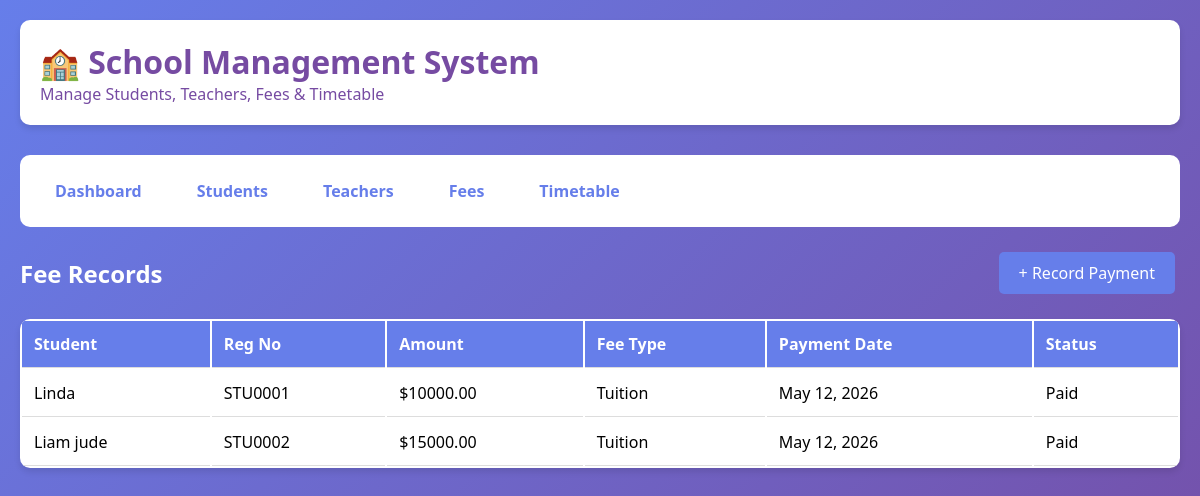
The page /fees/ on the database its author committed.
### core/models.py (models this page shows, shortened)
class Fee(models.Model):
    FEE_TYPES = [
        ('Tuition', 'Tuition Fee'),
        ('Exam', 'Exam Fee'),
        ('Library', 'Library Fee'),
        ('Sports', 'Sports Fee'),
    ]
    student = models.ForeignKey(Student, on_delete=models.CASCADE)
    amount = models.DecimalField(max_digits=10, decimal_places=2)
    fee_type = models.CharField(max_length=50, choices=FEE_TYPES)
    payment_date = models.DateField(auto_now_add=True)
    status = models.CharField(max_length=20, default='Paid')

class Student(models.Model):
    registration_number = models.CharField(max_length=20, unique=True)
    name = models.CharField(max_length=100)
    class_name = models.CharField(max_length=10)
    section = models.CharField(max_length=5, blank=True)
    parent_contact = models.CharField(max_length=15)
    address = models.TextField(blank=True)
    registration_date = models.DateField(auto_now_add=True)

### core/views.py (the view)
# urls.py: path('fees/', views.fee_list, name='fee_list'),
def fee_list(request):
    fees = Fee.objects.select_related('student').all().order_by('-payment_date')
    return render(request, 'core/fee_list.html', {'fees': fees})

### core/templates/core/fee_list.html
{% extends 'core/base.html' %}
{% block content %}
<div style="display: flex; justify-content: space-between; align-items: center; margin-bottom: 20px;">
    <h2 style="color: white;">Fee Records</h2>
    <a href="{% url 'fee_create' %}" class="btn">+ Record Payment</a>
</div>
<table>
    <thead>
        <tr><th>Student</th><th>Reg No</th><th>Amount</th><th>Fee Type</th><th>Payment Date</th><th>Status</th></tr>
    </thead>
    <tbody>
        {% for fee in fees %}
        <tr>
            <td>{{ fee.student.name }}</td>
            <td>{{ fee.student.registration_number }}</td>
            <td>${{ fee.amount }}</td>
            <td>{{ fee.fee_type }}</td>
            <td>{{ fee.payment_date }}</td>
            <td>{{ fee.status }}</td>
        </tr>
        {% empty %}
        <tr><td colspan="6">No fee records found.</td></tr>
        {% endfor %}
    </tbody>
</table>
{% endblock %}

### core/templates/core/base.html (shortened to what this page needs)
<!DOCTYPE html>
<html lang="en">
<head>
</head>
<body>
    <div class="container">
        <header>
            <h1>🏫 School Management System</h1>
            <p>Manage Students, Teachers, Fees & Timetable</p>
        </header>
        <nav>
            <a href="{% url 'index' %}">Dashboard</a>
            <a href="{% url 'student_list' %}">Students</a>
            <a href="{% url 'teacher_list' %}">Teachers</a>
            <a href="{% url 'fee_list' %}">Fees</a>
            <a href="{% url 'timetable' %}">Timetable</a>
        </nav>
        {% block content %}{% endblock %}
    </div>
</body>
</html>

### core/templates/core/base.html (style rules this page uses)
* { margin: 0; padding: 0; box-sizing: border-box; }
body { font-family: 'Segoe UI', Tahoma, Geneva, Verdana, sans-serif; background: linear-gradient(135deg, #667eea 0%, #764ba2 100%); min-height: 100vh; }
.container { max-width: 1400px; margin: 0 auto; padding: 20px; }
header { background: white; color: #764ba2; padding: 20px; border-radius: 10px; margin-bottom: 30px; box-shadow: 0 4px 6px rgba(0,0,0,0.1); }
nav { background: white; padding: 15px; border-radius: 10px; margin-bottom: 20px; display: flex; gap: 15px; flex-wrap: wrap; }
nav a { color: #667eea; text-decoration: none; padding: 10px 20px; border-radius: 5px; transition: all 0.3s; font-weight: bold; }
.btn { display: inline-block; padding: 10px 20px; background: #667eea; color: white; text-decoration: none; border-radius: 5px; border: none; cursor: pointer; margin: 5px; }
table { width: 100%; background: white; border-radius: 10px; overflow: hidden; box-shadow: 0 4px 6px rgba(0,0,0,0.1); }
th, td { padding: 12px; text-align: left; border-bottom: 1px solid #ddd; }
th { background: #667eea; color: white; }

### rows shown on the page
Fee: student.name "Linda", student.registration_number "STU0001", amount "10000.00", fee_type "Tuition", payment_date "May 12, 2026", status "Paid"
Fee: student.name "Liam jude", student.registration_number "STU0002", amount "15000.00", fee_type "Tuition", payment_date "May 12, 2026", status "Paid"
